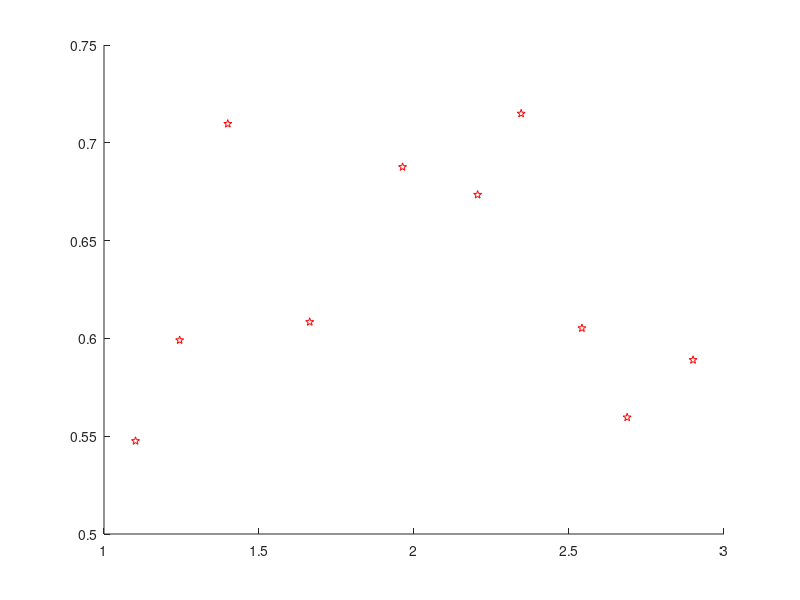

Reproduce this figure in MATLAB. (Note: this script raises an error after producing the figure.)
function plot_others_data_v_BL
%UNTITLED 此处提供此函数的摘要
%   此处提供详细说明
hold on
% chen_f = [1,1.72];
% chen_v_BL = [0.55,0.7];
% plot(chen_f,chen_v_BL*0.42,'rp',LineWidth=5,DisplayName="Chen Bing Xing BL=0.42")
data = [1.1016635859519408, 0.5475609449245629
1.243992606284658, 0.5991090766565697
1.3992606284658042, 0.7097175097502202
1.6635859519408502, 0.6084116092944034
1.9630314232902035, 0.6876366240528011
2.2051756007393717, 0.6734464971789685
2.345656192236599, 0.7149418857845177
2.5415896487985217, 0.60524469907385
2.6876155268022184, 0.5596208301477775
2.900184842883549, 0.5889847190097841
    ];
plot(data(:,1),data(:,2),'rp',LineWidth=5,DisplayName="Chen Bingxing BL=0.42")
%%
data = [2.718358038768529, 0.14028979058319657
3.8198403648802737, 0.2980315376699947
4.610034207525656, 0.46951859165113885
6.182440136830103, 0.6524949244931446
7.539338654503992, 0.7847996217704478
8.880273660205246, 0.8917429151486498
10.692132269099202, 1.2873354284284007
11.657924743443557, 1.4431637789582
13.493728620296467, 1.7372862029646523
15.034207525655646, 1.8831982645938203
];
% plot(data(1:4,1),data(1:4,2),'bh',LineWidth=5,DisplayName="Chen Di BL=0.264")
plot(data(:,1),data(:,2)./0.264,'bh',LineWidth=5,DisplayName="Chen Di BL=0.264")
%%
data = [1.362543797468354, 0.11343851376084924
1.7300172151898732, 0.16183948110032853
2.034495189873418, 0.21345086484627374
2.5489579746835442, 0.2644569713857961
2.9479291139240504, 0.3115749468246529
3.110667341772152, 0.31096085965350045
3.756370632911392, 0.3549026796598397
4.276083037974684, 0.3556440218770864
4.806294683544303, 0.41696398675505625
5.089774177215189, 0.41443911612254947
5.242013164556963, 0.4576444883364917
5.441498734177215, 0.45832611857057115
];
plot(data(:,1),data(:,2)./0.3292,'m^',LineWidth=5,DisplayName="SCIENCE ROBOTICS BL=0.3292m")


legend Visible on
end